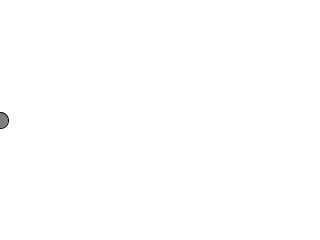
Frame 1 (no input)
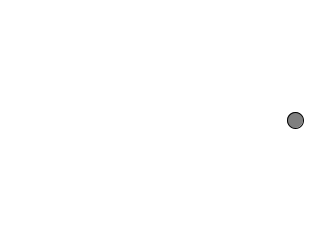
Frame 60 (the mouse pressed at the canvas centre just before this capture)
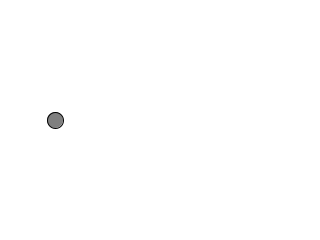
Frame 120 (the mouse held since frame 60 and released just before this capture)

The Processing sketch that drew these frames (run headless with seeded random() and noise(); from frame 60 on, the mouse is pressed at the canvas centre):

// Processing sketch: bouncing_ball
// ── bouncing_ball.pde

float x;
float xspeed = 5;
float diam = 16;
void setup() {
  size(320, 240);
  x = 0;
}

void draw() {
  background(255);
  fill(127);
  stroke(0);
  ellipse(x, height/2, diam, diam);
  
  if (x > width || x < 0) {
    xspeed = xspeed * -1;
  }
  
  x = x + xspeed;
}
